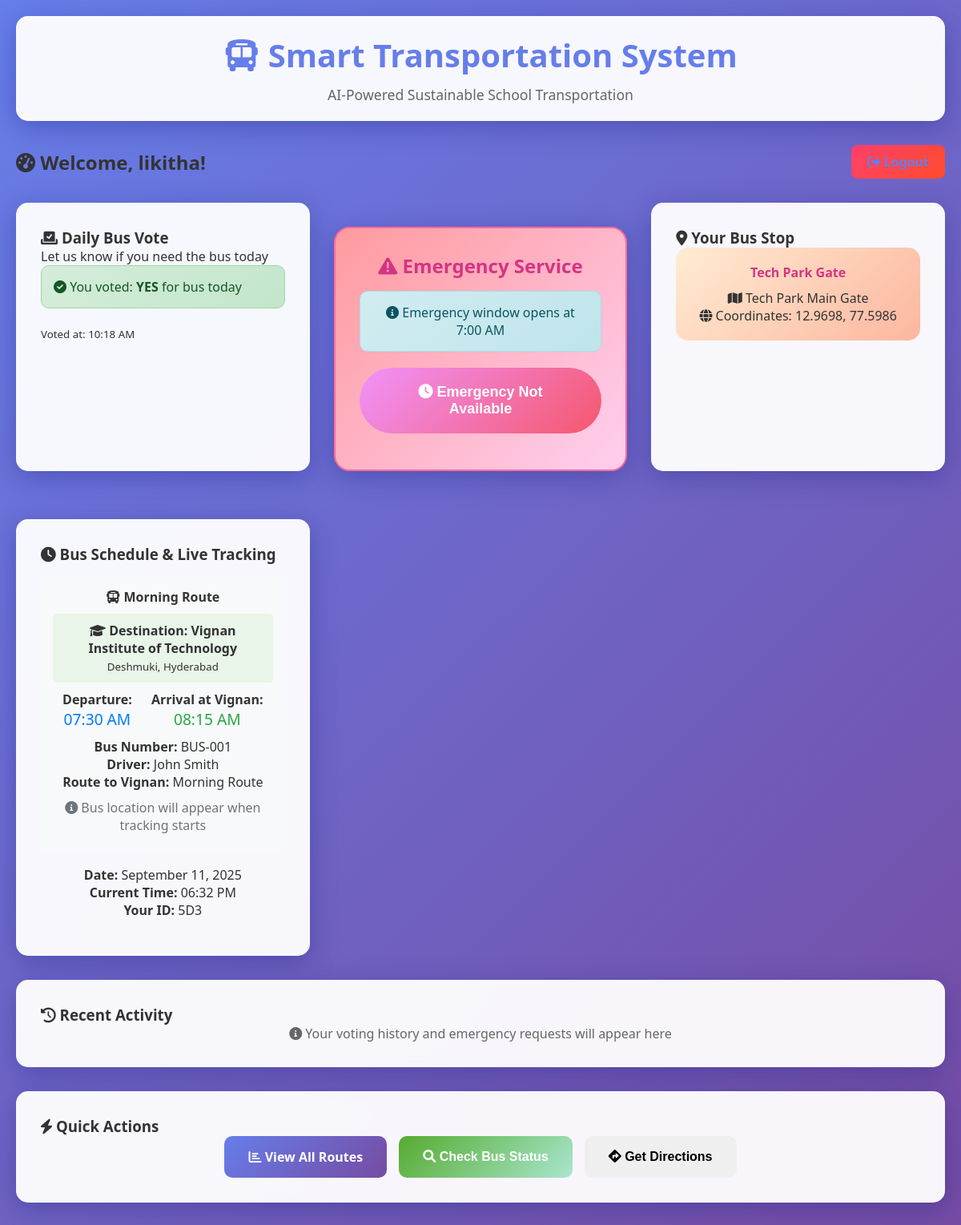
Screenshot of /dashboard (signed in) with the database file from the repository.
### app.py (models this page shows)
class Student(UserMixin, db.Model):
    id = db.Column(db.Integer, primary_key=True)
    student_id = db.Column(db.String(20), unique=True, nullable=False)
    name = db.Column(db.String(100), nullable=False)
    password_hash = db.Column(db.String(120), nullable=False)
    stop_id = db.Column(db.Integer, db.ForeignKey('bus_stop.id'), nullable=False)
    created_at = db.Column(db.DateTime, default=datetime.utcnow)
    stop = db.relationship('BusStop', backref='students')
    votes = db.relationship('DailyVote', backref='student', lazy=True)
    emergency_requests = db.relationship('EmergencyRequest', backref='student', lazy=True)

class DailyVote(db.Model):
    id = db.Column(db.Integer, primary_key=True)
    student_id = db.Column(db.Integer, db.ForeignKey('student.id'), nullable=False)
    vote_date = db.Column(db.Date, nullable=False)
    needs_bus = db.Column(db.Boolean, nullable=False)
    voted_at = db.Column(db.DateTime, default=datetime.utcnow)
    __table_args__ = (db.UniqueConstraint('student_id', 'vote_date', name='unique_daily_vote'),)

class BusStop(db.Model):
    id = db.Column(db.Integer, primary_key=True)
    name = db.Column(db.String(100), nullable=False)
    latitude = db.Column(db.Float, nullable=False)
    longitude = db.Column(db.Float, nullable=False)
    address = db.Column(db.String(200))
    created_at = db.Column(db.DateTime, default=datetime.utcnow)

class BusSchedule(db.Model):
    id = db.Column(db.Integer, primary_key=True)
    route_name = db.Column(db.String(100), nullable=False)
    departure_time = db.Column(db.Time, nullable=False)
    arrival_time = db.Column(db.Time, nullable=False)
    bus_number = db.Column(db.String(20), nullable=False)
    driver_name = db.Column(db.String(100), nullable=False)
    is_active = db.Column(db.Boolean, default=True)
    created_at = db.Column(db.DateTime, default=datetime.utcnow)

### app.py (the view)
@app.route('/dashboard')
@login_required
def dashboard():
    today = datetime.now().date()
    now = datetime.now()
    today_vote = DailyVote.query.filter_by(
        student_id=current_user.id,
        vote_date=today
    ).first()
    emergency_active = False
    current_time = now.time()
    if current_time >= datetime.strptime("07:00", "%H:%M").time() and \
       current_time <= datetime.strptime("07:30", "%H:%M").time():
        emergency_active = True
    user_stop = BusStop.query.get(current_user.stop_id)
    bus_schedule = BusSchedule.query.filter_by(is_active=True).first()
    bus_location = BusLocation.query.order_by(BusLocation.timestamp.desc()).first()
    return render_template('dashboard.html',
                         current_user=current_user,
                         today_vote=today_vote,
                         emergency_active=emergency_active,
                         user_stop=user_stop,
                         now=now,
                         bus_schedule=bus_schedule,
                         bus_location=bus_location)

### app.py (called while the page is built)
@login_manager.user_loader
def load_user(user_id):
    return Student.query.get(int(user_id))

### templates/dashboard.html (shortened to what this page needs)
{% extends "base.html" %}
{% block content %}
<div class="nav">
    <h2><i class="fas fa-tachometer-alt"></i> Welcome, {{ current_user.name }}!</h2>
    <a href="{{ url_for('logout') }}" class="btn btn-danger">
        <i class="fas fa-sign-out-alt"></i> Logout
    </a>
</div>
<div class="dashboard-grid">
    <div class="card">
        <h3><i class="fas fa-vote-yea"></i> Daily Bus Vote</h3>
        <p>Let us know if you need the bus today</p>
        {% if today_vote %}
            <div class="alert alert-success">
                <i class="fas fa-check-circle"></i>
                You voted: <strong>{{ 'YES' if today_vote.needs_bus else 'NO' }}</strong> for bus today
            </div>
            <p><small>Voted at: {{ today_vote.voted_at.strftime('%I:%M %p') }}</small></p>
        {% endif %}
    </div>
    <div class="card emergency-section {% if emergency_active %}emergency-active{% endif %}">
        <h3><i class="fas fa-exclamation-triangle"></i> Emergency Service</h3>
        {% if emergency_active %}
            <div class="alert alert-danger">
                <i class="fas fa-clock"></i> Emergency window is active (7:00 AM - 7:30 AM)
            </div>
            <button onclick="requestEmergency()" class="btn btn-warning">
                <i class="fas fa-bell"></i> Request Emergency Bus
            </button>
            <p><small>Click if you missed your regular bus</small></p>
        {% else %}
            <div class="alert alert-info">
                <i class="fas fa-info-circle"></i> Emergency window opens at 7:00 AM
            </div>
            <button class="btn btn-warning" disabled>
                <i class="fas fa-clock"></i> Emergency Not Available
            </button>
        {% endif %}
    </div>
    <div class="card">
        <h3><i class="fas fa-map-marker-alt"></i> Your Bus Stop</h3>
        <div class="stop-info">
            <h4>{{ user_stop.name }}</h4>
            <p><i class="fas fa-map"></i> {{ user_stop.address }}</p>
            <p><i class="fas fa-globe"></i> Coordinates: {{ "%.4f"|format(user_stop.latitude) }}, {{ "%.4f"|format(user_stop.longitude) }}</p>
        </div>
    </div>
    <div class="card">
        <h3><i class="fas fa-clock"></i> Bus Schedule & Live Tracking</h3>
        <div style="text-align: center;">
            {% if bus_schedule %}
                <div style="margin: 15px 0; padding: 15px; background: #f8f9fa; border-radius: 10px;">
                    <h4><i class="fas fa-bus"></i> {{ bus_schedule.route_name }}</h4>
                    <div style="background: #e8f5e8; padding: 10px; border-radius: 5px; margin: 10px 0;">
                        <strong><i class="fas fa-graduation-cap"></i> Destination: Vignan Institute of Technology</strong><br>
                        <small>Deshmuki, Hyderabad</small>
                    </div>
                    <div style="display: flex; justify-content: space-around; margin: 10px 0;">
                        <div>
                            <strong>Departure:</strong><br>
                            <span style="font-size: 1.2em; color: #007bff;">{{ bus_schedule.departure_time.strftime('%I:%M %p') }}</span>
                        </div>
                        <div>
                            <strong>Arrival at Vignan:</strong><br>
                            <span style="font-size: 1.2em; color: #28a745;">{{ bus_schedule.arrival_time.strftime('%I:%M %p') }}</span>
                        </div>
                    </div>
                    <div style="margin: 10px 0;">
                        <strong>Bus Number:</strong> {{ bus_schedule.bus_number }}<br>
                        <strong>Driver:</strong> {{ bus_schedule.driver_name }}<br>
                        <strong>Route to Vignan:</strong> {{ bus_schedule.route_name }}
                    </div>
                    {% if bus_location %}
                        <div style="margin: 15px 0; padding: 10px; background: #d4edda; border-radius: 5px;">
                            <strong><i class="fas fa-map-marker-alt"></i> Live Location:</strong><br>
                            <span id="live-location">{{ bus_location.status.title() }}</span><br>
                            <small>Updated: {{ bus_location.timestamp.strftime('%I:%M %p') }}</small>
                        </div>
                    {% else %}
                        <div style="margin: 10px 0; color: #6c757d;">
                            <i class="fas fa-info-circle"></i> Bus location will appear when tracking starts
                        </div>
                    {% endif %}
                </div>
            {% else %}
                <div style="margin: 15px 0; color: #6c757d;">
                    <i class="fas fa-info-circle"></i> Bus schedule will be available after route optimization
                </div>
            {% endif %}
            <div style="margin: 15px 0;">
                <strong>Date:</strong> {{ now.strftime('%B %d, %Y') }}<br>
                <strong>Current Time:</strong> {{ now.strftime('%I:%M %p') }}<br>
                <strong>Your ID:</strong> {{ current_user.student_id }}
            </div>
        </div>
    </div>
</div>
<div class="card">
    <h3><i class="fas fa-history"></i> Recent Activity</h3>
    <div style="text-align: center; color: #666;">
        <i class="fas fa-info-circle"></i>
        Your voting history and emergency requests will appear here
    </div>
</div>
<div class="card">
    <h3><i class="fas fa-bolt"></i> Quick Actions</h3>
    <div style="display: flex; gap: 15px; flex-wrap: wrap; justify-content: center;">
        <a href="{{ url_for('admin_dashboard_secure') }}" class="btn btn-primary">
            <i class="fas fa-chart-bar"></i> View All Routes
        </a>
        <button onclick="checkBusStatus()" class="btn btn-success">
            <i class="fas fa-search"></i> Check Bus Status
        </button>
        <button onclick="getDirections()" class="btn btn-info">
            <i class="fas fa-directions"></i> Get Directions
        </button>
    </div>
</div>
{% endblock %}

### static/css/style.css (style rules this page uses)
* { margin: 0; padding: 0; box-sizing: border-box; }
body { font-family: 'Segoe UI', Tahoma, Geneva, Verdana, sans-serif; background: linear-gradient(135deg, #667eea 0%, #764ba2 100%); min-height: 100vh; color: #333; }
.card { background: rgba(255, 255, 255, 0.95); backdrop-filter: blur(10px); border-radius: 15px; padding: 30px; margin-bottom: 30px; box-shadow: 0 8px 32px rgba(31, 38, 135, 0.37); border: 1px solid rgba(255, 255, 255, 0.18); transition: transform 0.3s ease, box-shadow 0.3s ease; }
.btn { padding: 15px 30px; border: none; border-radius: 10px; font-size: 16px; font-weight: 600; cursor: pointer; transition: all 0.3s ease; text-decoration: none; display: inline-block; text-align: center; }
.btn-primary { background: linear-gradient(135deg, #667eea, #764ba2); color: white; }
.btn-success { background: linear-gradient(135deg, #56ab2f, #a8e6cf); color: white; }
.btn-danger { background: linear-gradient(135deg, #ff416c, #ff4b2b); color: white; }
.btn-warning { background: linear-gradient(135deg, #f093fb, #f5576c); color: white; font-size: 18px; padding: 20px 40px; border-radius: 50px; animation: pulse 2s infinite; }
.emergency-section { background: linear-gradient(135deg, #ff9a9e, #fecfef); border: 2px solid #ff6b9d; text-align: center; padding: 30px; border-radius: 20px; margin: 30px 0; }
.emergency-section h3 { color: #d63384; margin-bottom: 15px; font-size: 1.5rem; }
.alert { padding: 15px; border-radius: 10px; margin-bottom: 20px; font-weight: 500; }
.alert-success { background: linear-gradient(135deg, #d4edda, #c3e6cb); border: 1px solid #a3d4a7; color: #155724; }
.alert-info { background: linear-gradient(135deg, #d1ecf1, #bee5eb); border: 1px solid #abdde5; color: #0c5460; }
.dashboard-grid { display: grid; grid-template-columns: repeat(auto-fit, minmax(300px, 1fr)); gap: 30px; margin-top: 30px; }
.stop-info { background: linear-gradient(135deg, #ffecd2, #fcb69f); border-radius: 15px; padding: 20px; text-align: center; }
.stop-info h4 { color: #d63384; margin-bottom: 10px; }
.nav { display: flex; justify-content: space-between; align-items: center; margin-bottom: 20px; }
.nav a { color: #667eea; text-decoration: none; font-weight: 600; padding: 10px 20px; border-radius: 8px; transition: background 0.3s ease; }

### rows the page displays
Student: name "likitha", student_id "5D3"
DailyVote: needs_bus "YES", voted_at "10:18 AM"
BusStop: name "Tech Park Gate", address "Tech Park Main Gate", latitude "12.9698", longitude "77.5986"
BusSchedule: route_name "Morning Route", departure_time "07:30 AM", arrival_time "08:15 AM", bus_number "BUS-001", driver_name "John Smith"

### other values shown
{{ now.strftime('%B %d, %Y') }} "September 11, 2025"
{{ now.strftime('%I:%M %p') }} "06:32 PM"
